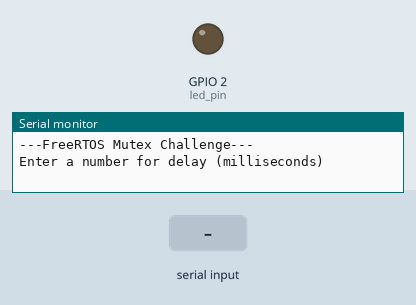
Recording of a sketch running on a simulated ESP32. Parts: output pins drawn as LEDs (lit = HIGH), the last lines printed to the serial monitor. Dashed ring = blinking. Inputs (shaded band) come from the test bench.

Above: at 1.8 s.
1.9 s: "90,45\n" received over Serial
At 6.8 s:
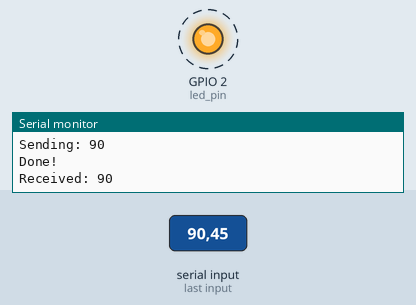
Timing chart, 0 to 10.9 s (numbered marks = the images above; inputs shaded):
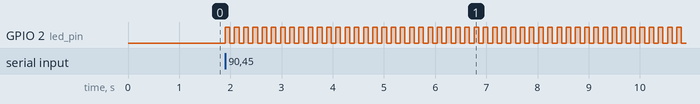

The sketch:

Mutex_FreeRTOS.ino
```cpp
/**
 * FreeRTOS Mutex Challenge
 *
 * Pass a parameter to a task using a mutex.
 *
 *
 * Author: Pritesh panchal
 *
 */

// You'll likely need this on vanilla FreeRTOS
//#include semphr.h

// Use only core 1 for demo purposes
#if CONFIG_FREERTOS_UNICORE
  static const BaseType_t app_cpu = 0;
#else
  static const BaseType_t app_cpu = 1;
#endif

#define LED_BUILTIN 2

// Pins (change this if your Arduino board does not have LED_BUILTIN defined)
static const int led_pin = LED_BUILTIN;

//*****************************************************************************
// Tasks

// Blink LED based on rate passed by parameter
void blinkLED(void *parameters) {

  // Copy the parameter into a local variable
  int num = *(int *)parameters;

  // Print the parameter
  Serial.print("Received: ");
  Serial.println(num);

  // Configure the LED pin
  pinMode(led_pin, OUTPUT);

  // Blink forever and ever
  while (1) {
    digitalWrite(led_pin, HIGH);
    vTaskDelay(num / portTICK_PERIOD_MS);
    digitalWrite(led_pin, LOW);
    vTaskDelay(num / portTICK_PERIOD_MS);
  }
}

//*****************************************************************************
// Main (runs as its own task with priority 1 on core 1)
  long int delay_arg;

void setup() {


  // Configure Serial
  Serial.begin(115200);

  // Wait a moment to start (so we don't miss Serial output)
  vTaskDelay(1000 / portTICK_PERIOD_MS);
  Serial.println();
  Serial.println("---FreeRTOS Mutex Challenge---");
  Serial.println("Enter a number for delay (milliseconds)");

  // Wait for input from Serial
  while (Serial.available() <= 0);

  // Read integer value
  delay_arg = Serial.parseInt();
  Serial.print("Sending: ");
  Serial.println(delay_arg);

  // Start task 1
  xTaskCreatePinnedToCore(blinkLED,
                          "Blink LED",
                          1024,
                          (void *)&delay_arg,
                          1,
                          NULL,
                          app_cpu);

  // Show that we accomplished our task of passing the stack-based argument
  Serial.println("Done!");
}

void loop() {

  // Do nothing but allow yielding to lower-priority tasks
  vTaskDelay(1000 / portTICK_PERIOD_MS);
}
```

espRtos.c
```cpp
#if CONFIG_FREERTOS_UNICORE
static const BaseType_t app_cpu = 0;
#else
static const BaseType_t app_cpu = 1;
#endif
#define LED_BUILTIN 2
//pins
static const int led_pin = LED_BUILTIN;


//our tast: blink an LED
void toggleLED(void* perameter) {
    while (1) {
        digitalWrite(led_pin, HIGH);
        vTaskDelay(1500 / portTICK_PERIOD_MS);
        digitalWrite(led_pin, LOW);
        vTaskDelay(500 / portTICK_PERIOD_MS);
    }
}

void setup() {
    // put your setup code here, to run once:
    pinMode(led_pin, OUTPUT);

    xTaskCreatePinnedToCore( //use xTaskCreate() in vanilla FreeRTOS
        toggleLED,     //Function to be called
        "Toggle LED",  //Name of Task
        1024,          //stack Size
        NULL,          //parameter to pass
        1,             //Task priority
        NULL,          //Task handle
        app_cpu        //run on one core
    );

}

void loop() {
    // put your main code here, to run repeatedly:
    //hello world
}
```

Measured:
- after the input at 1.9 s, GPIO 2 (led_pin): alternates HIGH for 0.09 s and LOW for 0.09 s, starting at once
